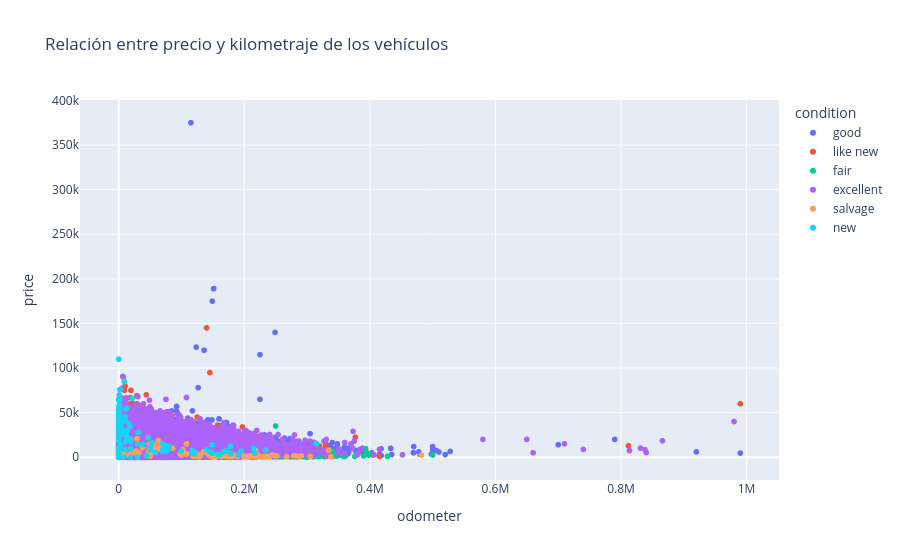

Notebook code cell kept with this figure:
### Code cell
# Crear un grafico de dispersion de la columna 'price' vs 'odometer', mostrando la relación entre el precio y el kilometraje de los vehículos
fig = px.scatter(df, x='odometer', y='price', color='condition', title='Relación entre precio y kilometraje de los vehículos')
fig.show()

### Figure 1 — Plotly figure (JSON) as saved in the notebook; plotly's stock layout.template omitted (floating-point values rounded to 4 significant figures; data arrays with more than 128 entries replaced by an {"elided": "..."} marker saying what was removed)
{"data": [{"hovertemplate": "condition=good<br>odometer=%{x}<br>price=%{y}<extra></extra>", "legendgroup": "good", "marker": {"color": "#636efa", "symbol": "circle"}, "mode": "markers", "name": "good", "showlegend": true, "type": "scattergl", "x": {"elided": "20145 float values"}, "xaxis": "x", "y": {"elided": "20145 int values"}, "yaxis": "y"}, {"hovertemplate": "condition=like new<br>odometer=%{x}<br>price=%{y}<extra></extra>", "legendgroup": "like new", "marker": {"color": "#EF553B", "symbol": "circle"}, "mode": "markers", "name": "like new", "showlegend": true, "type": "scattergl", "x": {"elided": "4742 float values"}, "xaxis": "x", "y": {"elided": "4742 int values"}, "yaxis": "y"}, {"hovertemplate": "condition=fair<br>odometer=%{x}<br>price=%{y}<extra></extra>", "legendgroup": "fair", "marker": {"color": "#00cc96", "symbol": "circle"}, "mode": "markers", "name": "fair", "showlegend": true, "type": "scattergl", "x": {"elided": "1607 float values"}, "xaxis": "x", "y": {"elided": "1607 int values"}, "yaxis": "y"}, {"hovertemplate": "condition=excellent<br>odometer=%{x}<br>price=%{y}<extra></extra>", "legendgroup": "excellent", "marker": {"color": "#ab63fa", "symbol": "circle"}, "mode": "markers", "name": "excellent", "showlegend": true, "type": "scattergl", "x": {"elided": "24773 float values"}, "xaxis": "x", "y": {"elided": "24773 int values"}, "yaxis": "y"}, {"hovertemplate": "condition=salvage<br>odometer=%{x}<br>price=%{y}<extra></extra>", "legendgroup": "salvage", "marker": {"color": "#FFA15A", "symbol": "circle"}, "mode": "markers", "name": "salvage", "showlegend": true, "type": "scattergl", "x": [216300.0, 285000.0, 120000.0, 164200.0, 229700.0, 175000.0, 334200.0, 482000.0, 249000.0, 154100.0, 251900.0, 219700.0, 218000.0, 128000.0, 221200.0, 64050.0, NaN, NaN, 108000.0, 142000.0, 57500.0, 0.0, 63000.0, 38000.0, 116600.0, 0.0, NaN, 9621.0, 97800.0, NaN, 150000.0, 17080.0, 48500.0, 130200.0, 200000.0, 8900.0, NaN, 174000.0, 63400.0, 305000.0, 108000.0, 167000.0, 279000.0, NaN, 240500.0, 38000.0, 86000.0, 210000.0, 50000.0, 108000.0, 221000.0, 29330.0, 60920.0, NaN, 53890.0, 143300.0, 189000.0, NaN, 163000.0, 244400.0, 189400.0, 180000.0, NaN, 119000.0, 9621.0, 180800.0, 105000.0, 235300.0, 125000.0, 24500.0, 29330.0, 60920.0, 102200.0, NaN, 140200.0, NaN, 49680.0, 146000.0, 135000.0, 100000.0, 200000.0, 47000.0, 148000.0, NaN, 190000.0, 153000.0, 149000.0, 168000.0, 163.0, 201000.0, 28000.0, 124000.0, 291000.0, NaN, 102600.0, 338000.0, NaN, 212500.0, NaN, 32320.0, NaN, 180000.0, 54000.0, 158700.0, 100.0, 49000.0, 267400.0, 173000.0, 207000.0, 238200.0, 225000.0, 106300.0, 20000.0, NaN, 181500.0], "xaxis": "x", "y": [600, 1000, 5500, 999, 850, 5000, 8000, 2500, 1800, 1000, 1500, 1800, 8000, 580, 2700, 11000, 800, 800, 3800, 4100, 12900, 400, 18500, 13500, 5500, 900, 850, 4500, 3750, 22000, 800, 1700, 9450, 2000, 1500, 5000, 4000, 800, 13000, 800, 15000, 2950, 1500, 3500, 800, 10700, 9975, 1400, 1200, 3500, 800, 20750, 8750, 13200, 6750, 2950, 2495, 2400, 2700, 2500, 800, 1200, 1200, 1000, 4500, 500, 4700, 1000, 3500, 5200, 20750, 8750, 8725, 750, 5000, 1700, 3000, 3000, 6000, 2500, 700, 5990, 500, 2500, 2250, 650, 700, 1000, 1900, 600, 7000, 1000, 1500, 7000, 4800, 500, 2000, 700, 3000, 5000, 7000, 450, 9900, 1500, 5000, 14500, 500, 1500, 1000, 850, 500, 3500, 5000, 2900, 2700], "yaxis": "y"}, {"hovertemplate": "condition=new<br>odometer=%{x}<br>price=%{y}<extra></extra>", "legendgroup": "new", "marker": {"color": "#19d3f3", "symbol": "circle"}, "mode": "markers", "name": "new", "showlegend": true, "type": "scattergl", "x": {"elided": "143 float values"}, "xaxis": "x", "y": {"elided": "143 int values"}, "yaxis": "y"}], "layout": {"legend": {"title": {"text": "condition"}, "tracegroupgap": 0}, "title": {"text": "Relación entre precio y kilometraje de los vehículos"}, "xaxis": {"anchor": "y", "domain": [0, 1], "title": {"text": "odometer"}}, "yaxis": {"anchor": "x", "domain": [0, 1], "title": {"text": "price"}}}}
